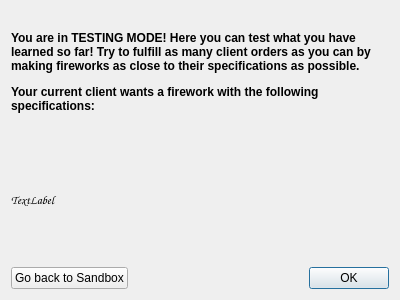
<?xml version="1.0" encoding="UTF-8"?>
<ui version="4.0">
 <class>TestModeDialog</class>
 <widget class="QDialog" name="TestModeDialog">
  <property name="geometry">
   <rect>
    <x>0</x>
    <y>0</y>
    <width>400</width>
    <height>300</height>
   </rect>
  </property>
  <property name="windowTitle">
   <string>Dialog</string>
  </property>
  <layout class="QVBoxLayout" name="verticalLayout">
   <item>
    <widget class="QLabel" name="introLabel">
     <property name="font">
      <font>
       <family>Arial</family>
       <bold>true</bold>
      </font>
     </property>
     <property name="text">
      <string>&lt;html&gt;&lt;head/&gt;&lt;body&gt;&lt;p&gt;&lt;span style=&quot; font-weight:700;&quot;&gt;You are in TESTING MODE! Here you can test what you have learned so far! Try to fulfill as many client orders as you can by making fireworks as close to their specifications as possible.&lt;/span&gt;&lt;/p&gt;&lt;p&gt;&lt;span style=&quot; font-weight:700;&quot;&gt;Your current client wants a firework with the following specifications:&lt;/span&gt;&lt;/p&gt;&lt;/body&gt;&lt;/html&gt;</string>
     </property>
     <property name="textFormat">
      <enum>Qt::RichText</enum>
     </property>
     <property name="wordWrap">
      <bool>true</bool>
     </property>
    </widget>
   </item>
   <item>
    <widget class="QLabel" name="specificationsLabel">
     <property name="font">
      <font>
       <family>Comic Sans MS</family>
      </font>
     </property>
     <property name="text">
      <string>TextLabel</string>
     </property>
     <property name="wordWrap">
      <bool>true</bool>
     </property>
    </widget>
   </item>
   <item>
    <layout class="QHBoxLayout" name="horizontalLayout">
     <property name="sizeConstraint">
      <enum>QLayout::SetMaximumSize</enum>
     </property>
     <item>
      <widget class="QPushButton" name="sandboxButton">
       <property name="text">
        <string>Go back to Sandbox</string>
       </property>
      </widget>
     </item>
     <item>
      <widget class="QDialogButtonBox" name="buttonBox">
       <property name="orientation">
        <enum>Qt::Horizontal</enum>
       </property>
       <property name="standardButtons">
        <set>QDialogButtonBox::Ok</set>
       </property>
      </widget>
     </item>
    </layout>
   </item>
  </layout>
 </widget>
 <resources/>
 <connections>
  <connection>
   <sender>buttonBox</sender>
   <signal>rejected()</signal>
   <receiver>TestModeDialog</receiver>
   <slot>reject()</slot>
   <hints>
    <hint type="sourcelabel">
     <x>316</x>
     <y>260</y>
    </hint>
    <hint type="destinationlabel">
     <x>286</x>
     <y>274</y>
    </hint>
   </hints>
  </connection>
  <connection>
   <sender>buttonBox</sender>
   <signal>accepted()</signal>
   <receiver>TestModeDialog</receiver>
   <slot>accept()</slot>
   <hints>
    <hint type="sourcelabel">
     <x>248</x>
     <y>254</y>
    </hint>
    <hint type="destinationlabel">
     <x>157</x>
     <y>274</y>
    </hint>
   </hints>
  </connection>
 </connections>
</ui>
